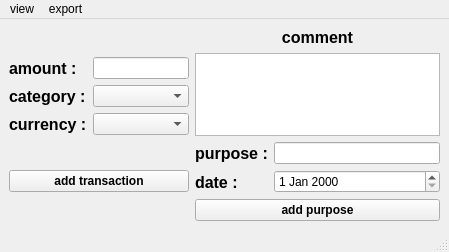
<?xml version="1.0" encoding="UTF-8"?>
<ui version="4.0">
 <class>MainWindow</class>
 <widget class="QMainWindow" name="MainWindow">
  <property name="geometry">
   <rect>
    <x>0</x>
    <y>0</y>
    <width>449</width>
    <height>252</height>
   </rect>
  </property>
  <property name="windowTitle">
   <string>MainWindow</string>
  </property>
  <widget class="QWidget" name="centralwidget">
   <layout class="QGridLayout" name="gridLayout">
    <item row="0" column="0">
     <layout class="QVBoxLayout" name="verticalLayout_6">
      <item>
       <layout class="QHBoxLayout" name="horizontalLayout_2">
        <item>
         <layout class="QVBoxLayout" name="verticalLayout_5">
          <item>
           <widget class="QLabel" name="label">
            <property name="font">
             <font>
              <pointsize>12</pointsize>
              <bold>true</bold>
             </font>
            </property>
            <property name="text">
             <string>amount :</string>
            </property>
           </widget>
          </item>
          <item>
           <widget class="QLabel" name="label_3">
            <property name="font">
             <font>
              <pointsize>12</pointsize>
              <bold>true</bold>
             </font>
            </property>
            <property name="text">
             <string>category :</string>
            </property>
           </widget>
          </item>
          <item>
           <widget class="QLabel" name="label_5">
            <property name="font">
             <font>
              <pointsize>12</pointsize>
              <bold>true</bold>
             </font>
            </property>
            <property name="text">
             <string>currency :</string>
            </property>
           </widget>
          </item>
         </layout>
        </item>
        <item>
         <layout class="QVBoxLayout" name="verticalLayout_4">
          <item>
           <widget class="QLineEdit" name="lineEdit"/>
          </item>
          <item>
           <widget class="QComboBox" name="comboBox"/>
          </item>
          <item>
           <widget class="QComboBox" name="comboBox_2"/>
          </item>
         </layout>
        </item>
       </layout>
      </item>
      <item>
       <widget class="QPushButton" name="pushButton">
        <property name="font">
         <font>
          <italic>false</italic>
          <bold>true</bold>
         </font>
        </property>
        <property name="text">
         <string>add transaction</string>
        </property>
       </widget>
      </item>
     </layout>
    </item>
    <item row="0" column="1">
     <layout class="QVBoxLayout" name="verticalLayout">
      <item>
       <widget class="QLabel" name="label_2">
        <property name="font">
         <font>
          <pointsize>12</pointsize>
          <bold>true</bold>
         </font>
        </property>
        <property name="text">
         <string>comment</string>
        </property>
        <property name="alignment">
         <set>Qt::AlignmentFlag::AlignCenter</set>
        </property>
       </widget>
      </item>
      <item>
       <widget class="QPlainTextEdit" name="plainTextEdit">
        <property name="sizePolicy">
         <sizepolicy hsizetype="Preferred" vsizetype="Preferred">
          <horstretch>0</horstretch>
          <verstretch>0</verstretch>
         </sizepolicy>
        </property>
       </widget>
      </item>
      <item>
       <layout class="QHBoxLayout" name="horizontalLayout">
        <item>
         <layout class="QVBoxLayout" name="verticalLayout_3">
          <item>
           <widget class="QLabel" name="label_6">
            <property name="font">
             <font>
              <pointsize>12</pointsize>
              <bold>true</bold>
             </font>
            </property>
            <property name="text">
             <string>purpose :</string>
            </property>
           </widget>
          </item>
          <item>
           <widget class="QLabel" name="label_4">
            <property name="sizePolicy">
             <sizepolicy hsizetype="Preferred" vsizetype="Preferred">
              <horstretch>0</horstretch>
              <verstretch>0</verstretch>
             </sizepolicy>
            </property>
            <property name="font">
             <font>
              <pointsize>12</pointsize>
              <bold>true</bold>
             </font>
            </property>
            <property name="text">
             <string>date :</string>
            </property>
           </widget>
          </item>
         </layout>
        </item>
        <item>
         <layout class="QVBoxLayout" name="verticalLayout_2">
          <item>
           <widget class="QLineEdit" name="lineEdit_2">
            <property name="sizePolicy">
             <sizepolicy hsizetype="Expanding" vsizetype="Preferred">
              <horstretch>0</horstretch>
              <verstretch>0</verstretch>
             </sizepolicy>
            </property>
           </widget>
          </item>
          <item>
           <widget class="QDateEdit" name="dateEdit">
            <property name="sizePolicy">
             <sizepolicy hsizetype="Expanding" vsizetype="Preferred">
              <horstretch>0</horstretch>
              <verstretch>0</verstretch>
             </sizepolicy>
            </property>
           </widget>
          </item>
         </layout>
        </item>
       </layout>
      </item>
      <item>
       <widget class="QPushButton" name="pushButton_2">
        <property name="font">
         <font>
          <bold>true</bold>
         </font>
        </property>
        <property name="text">
         <string>add purpose</string>
        </property>
       </widget>
      </item>
     </layout>
    </item>
   </layout>
  </widget>
  <widget class="QMenuBar" name="menubar">
   <property name="geometry">
    <rect>
     <x>0</x>
     <y>0</y>
     <width>449</width>
     <height>17</height>
    </rect>
   </property>
   <widget class="QMenu" name="viewmenu">
    <property name="title">
     <string>view</string>
    </property>
    <addaction name="actionadd_notes"/>
    <addaction name="actionprogress"/>
    <addaction name="actionconverter"/>
   </widget>
   <widget class="QMenu" name="menuexport">
    <property name="title">
     <string>export</string>
    </property>
    <addaction name="actionjson"/>
    <addaction name="actioncsv"/>
   </widget>
   <addaction name="viewmenu"/>
   <addaction name="menuexport"/>
  </widget>
  <widget class="QStatusBar" name="statusbar"/>
  <action name="actionadd_notes">
   <property name="text">
    <string>add notes</string>
   </property>
  </action>
  <action name="actionprogress">
   <property name="text">
    <string>progress</string>
   </property>
  </action>
  <action name="actionconverter">
   <property name="text">
    <string>converter</string>
   </property>
  </action>
  <action name="actionjson">
   <property name="text">
    <string>json</string>
   </property>
  </action>
  <action name="actioncsv">
   <property name="text">
    <string>csv</string>
   </property>
  </action>
 </widget>
 <resources/>
 <connections/>
</ui>
